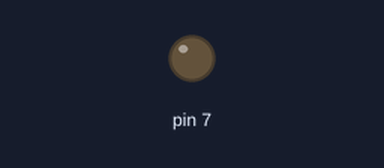
Simulated run of this sketch. Board: Arduino Uno, built with avr-gcc and run on an emulated ATmega328P. Parts: output pins drawn as LEDs (lit = HIGH). What the sketch prints to the serial monitor is not drawn.

Above: at 3.2 s.
At 9.6 s:
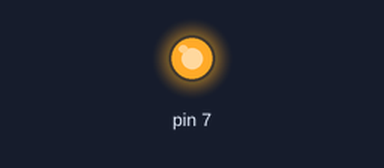
Timing chart, 0 to 16.7 s (numbered marks = the images above):
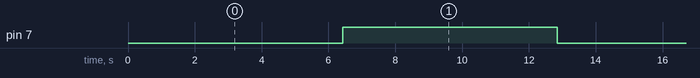

Measured:
- by itself, pin 7: alternates HIGH for 6.4 s and LOW for 6.4 s

The sketch:

aufgabe1.4.ino
```cpp
void setup() {
  // put your setup code here, to run once:
  pinMode(3, INPUT);
  pinMode(7, OUTPUT);
  digitalWrite(7, LOW);

  Serial.begin(9600);
}

int counter = 0;

void loop() {
  // put your main code here, to run repeatedly:
  analogWrite(7, counter);
  Serial.println(counter);

  counter = (++counter)%256;
  delay(50);
}
```
